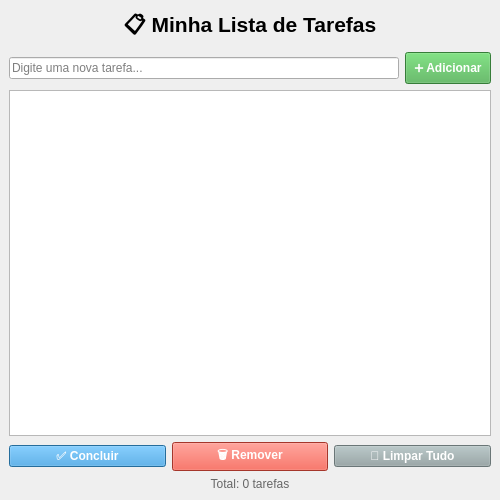
<?xml version="1.0" encoding="UTF-8"?>
<ui version="4.0">
 <class>MainWindow</class>
 <widget class="QMainWindow" name="MainWindow">
  <property name="geometry">
   <rect>
    <x>0</x>
    <y>0</y>
    <width>500</width>
    <height>500</height>
   </rect>
  </property>
  <property name="windowTitle">
   <string>📝 Lista de Tarefas</string>
  </property>
  <widget class="QWidget" name="centralwidget">
   <layout class="QVBoxLayout" name="verticalLayout">
    <item>
     <widget class="QLabel" name="label_titulo">
      <property name="font">
       <font>
        <pointsize>16</pointsize>
        <weight>75</weight>
        <bold>true</bold>
       </font>
      </property>
      <property name="text">
       <string>📋 Minha Lista de Tarefas</string>
      </property>
      <property name="alignment">
       <set>Qt::AlignCenter</set>
      </property>
     </widget>
    </item>
    <item>
     <layout class="QHBoxLayout" name="horizontalLayout_adicionar">
      <item>
       <widget class="QLineEdit" name="campo_tarefa">
        <property name="placeholderText">
         <string>Digite uma nova tarefa...</string>
        </property>
       </widget>
      </item>
      <item>
       <widget class="QPushButton" name="btn_adicionar">
        <property name="text">
         <string>➕ Adicionar</string>
        </property>
        <property name="styleSheet">
         <string>background-color: #4CAF50; color: white; font-weight: bold; padding: 8px;</string>
        </property>
       </widget>
      </item>
     </layout>
    </item>
    <item>
     <widget class="QListWidget" name="lista_tarefas">
      <property name="styleSheet">
       <string>QListWidget::item { padding: 8px; border-bottom: 1px solid #ddd; }
QListWidget::item:selected { background-color: #3498db; color: white; }</string>
      </property>
     </widget>
    </item>
    <item>
     <layout class="QHBoxLayout" name="horizontalLayout_botoes">
      <item>
       <widget class="QPushButton" name="btn_concluir">
        <property name="text">
         <string>✅ Concluir</string>
        </property>
        <property name="styleSheet">
         <string>background-color: #3498db; color: white; font-weight: bold;</string>
        </property>
       </widget>
      </item>
      <item>
       <widget class="QPushButton" name="btn_remover">
        <property name="text">
         <string>🗑️ Remover</string>
        </property>
        <property name="styleSheet">
         <string>background-color: #e74c3c; color: white; font-weight: bold;</string>
        </property>
       </widget>
      </item>
      <item>
       <widget class="QPushButton" name="btn_limpar">
        <property name="text">
         <string>🧹 Limpar Tudo</string>
        </property>
        <property name="styleSheet">
         <string>background-color: #95a5a6; color: white; font-weight: bold;</string>
        </property>
       </widget>
      </item>
     </layout>
    </item>
    <item>
     <widget class="QLabel" name="label_contador">
      <property name="text">
       <string>Total: 0 tarefas</string>
      </property>
      <property name="alignment">
       <set>Qt::AlignCenter</set>
      </property>
      <property name="styleSheet">
       <string>font-size: 12px; color: #666;</string>
      </property>
     </widget>
    </item>
   </layout>
  </widget>
 </widget>
 <resources/>
 <connections/>
</ui>
